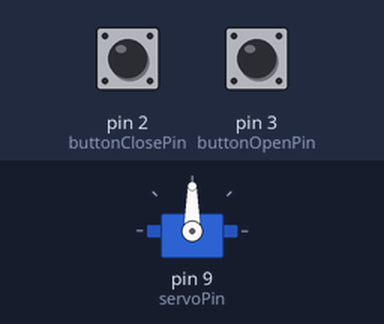
A sketch run on a simulated Arduino Uno, built with avr-gcc and run on an emulated ATmega328P. Parts: servo. The inputs (shaded band) are chosen by the test bench; at power-on: pin 2 (buttonClosePin) HIGH, pin 3 (buttonOpenPin) HIGH.

Above: at 1.2 s.
1.3 s: pin 2 (buttonClosePin) pulled LOW for 0.15 s
At 1.6 s:
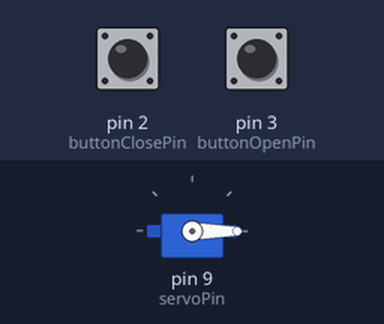
2.9 s: pin 3 (buttonOpenPin) pulled LOW for 0.15 s
At 4.0 s:
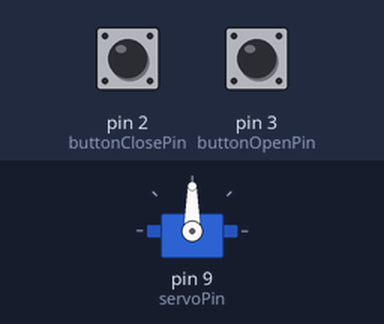
4.5 s: pin 2 (buttonClosePin) pulled LOW for 1 s
At 5.2 s:
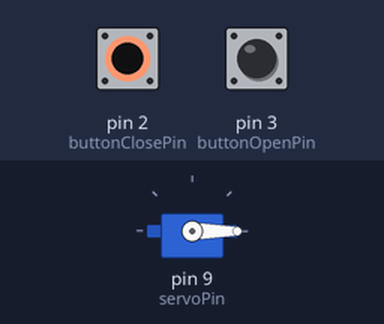
Timing chart, 0 to 7.5 s (numbered marks = the images above; inputs shaded):
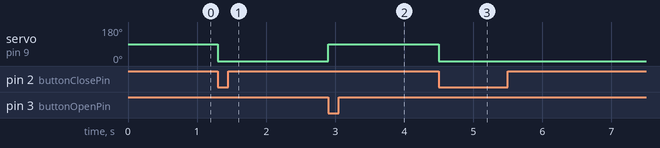

Measured:
- after the input at 1.3 s, servo on pin 9 (servoPin): 90° → 0° at once
- after the input at 2.9 s, servo on pin 9 (servoPin): 0° → 90° at once
- after the input at 4.5 s, servo on pin 9 (servoPin): 90° → 0° at once

The sketch:

gripper.ino
```cpp
#include <Servo.h>

Servo gripperServo;
const int buttonClosePin = 2;
const int buttonOpenPin = 3;
const int servoPin = 9;

// Adjustable angles. Change these if your gripper jams or buzzes.
const int CLOSE_ANGLE = 0;  // Closes the gripper
const int OPEN_ANGLE = 90;    // Opens the gripper

void setup() {
  gripperServo.attach(servoPin);
  pinMode(buttonClosePin, INPUT_PULLUP);
  pinMode(buttonOpenPin, INPUT_PULLUP);

  // Set initial position to open
  gripperServo.write(OPEN_ANGLE);
}

void loop() {
  // Press Button 1 to close
  if (digitalRead(buttonClosePin) == LOW) {
    gripperServo.write(CLOSE_ANGLE);
    delay(250);
  }

  // Press Button 2 to open
  if (digitalRead(buttonOpenPin) == LOW) {
    gripperServo.write(OPEN_ANGLE);
    delay(250);
  }
}
```
